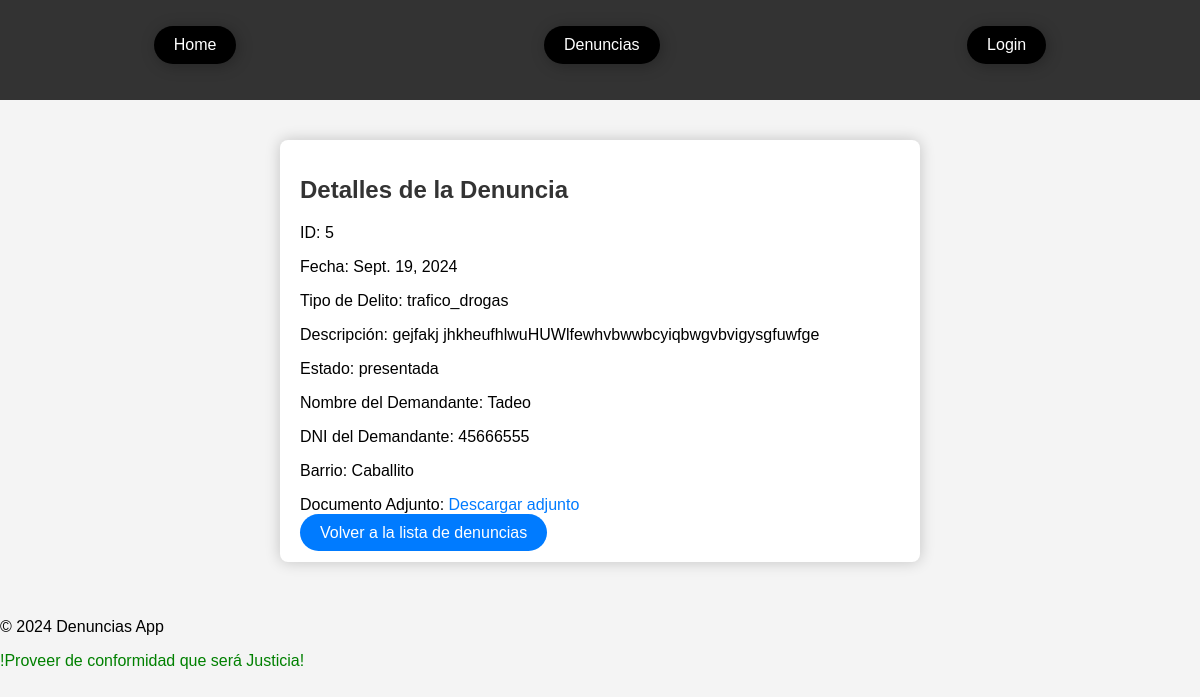
The page /denuncias/5/ on the database as committed earlier.
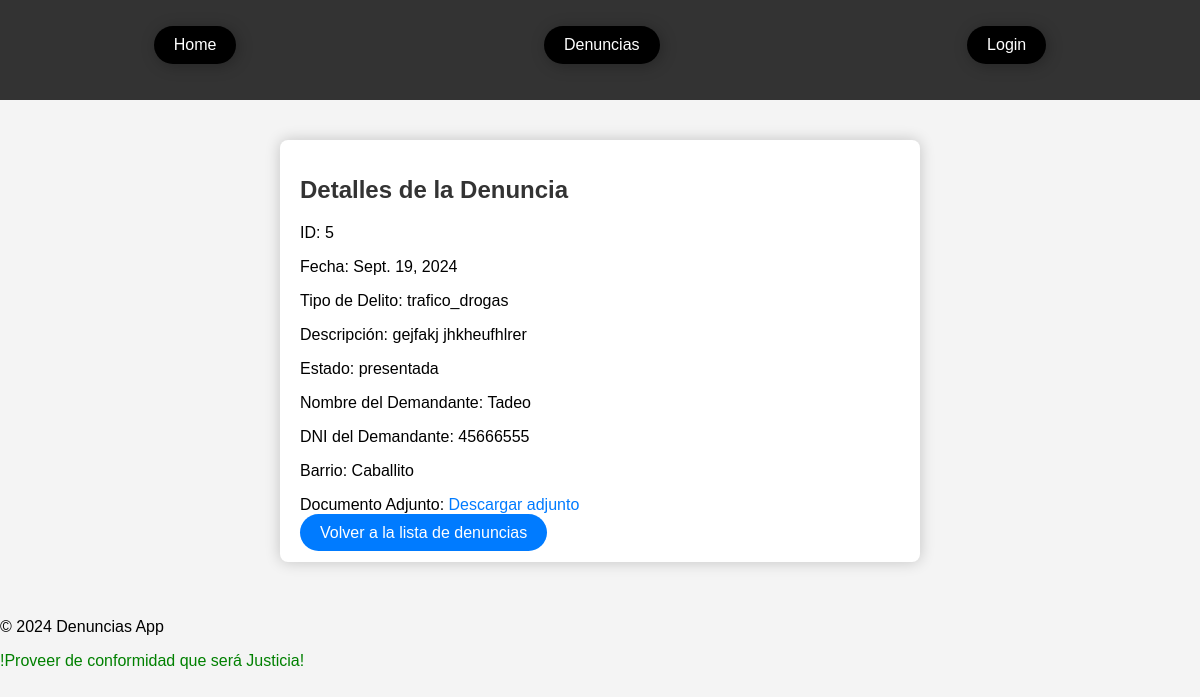
The same page on the database as committed later.
### denuncias/models.py (models this page shows, shortened)
class Denuncia(models.Model):
    archivo = models.FileField(upload_to='archivos_denuncias/', null=True, blank=True)
    TIPOS_DELITO = [
        ('robo', 'Robo'),
        ('fraude', 'Fraude'),
        ('violencia', 'Violencia'),
        ('homicidio', 'Homicidio'),
        ('secuestro', 'Secuestro'),
        ('extorsion', 'Extorsión'),
        ('trafico_drogas', 'Tráfico de Drogas'),
        ('trata_personas', 'Trata de Personas'),
        ('lesiones', 'Lesiones'),
        ('estafa', 'Estafa'),
    ]
    BARRIOS = [
        ('Agronomía', 'Agronomía'),
        ('Almagro', 'Almagro'),
        ('Balvanera', 'Balvanera'),
        ('Barracas', 'Barracas'),
        ('Belgrano', 'Belgrano'),
        ('Caballito', 'Caballito'),
        ('Chacarita', 'Chacarita'),
        ('Colegiales', 'Colegiales'),
        ('Constitución', 'Constitución'),
        ('Flores', 'Flores'),
        ('Floresta', 'Floresta'),
        ('La Boca', 'La Boca'),
        ('La Paternal', 'La Paternal'),
        ('Liniers', 'Liniers'),
        ('Mataderos', 'Mataderos'),
        ('Monserrat', 'Monserrat'),
        ('Núñez', 'Núñez'),
        ('Palermo', 'Palermo'),
        ('Parque Avellaneda', 'Parque Avellaneda'),
        ('Parque Chacabuco', 'Parque Chacabuco'),
        ('Parque Patricios', 'Parque Patricios'),
        ('Puerto Madero', 'Puerto Madero'),
        ('Recoleta', 'Recoleta'),
        ('Retiro', 'Retiro'),
        ('Saavedra', 'Saavedra'),
        ('San Cristóbal', 'San Cristóbal'),
        ('San Nicolás', 'San Nicolás'),
        ('San Telmo', 'San Telmo'),
        ('Vélez Sársfield', 'Vélez Sársfield'),
        ('Villa Crespo', 'Villa Crespo'),
        ('Villa del Parque', 'Villa del Parque'),
        ('Villa Devoto', 'Villa Devoto'),
        ('Villa Lugano', 'Villa Lugano'),
        ('Villa Luro', 'Villa Luro'),
        ('Villa Pueyrredón', 'Villa Pueyrredón'),
        ('Villa Urquiza', 'Villa Urquiza'),
    ]
    ESTADOS_DENUNCIA = [
        ('presentada', 'Presentada'),
        ('confirmada', 'Confirmada'),
        ('sentencia_definitiva', 'Sentencia Definitiva'),
    ]
    titulo = models.CharField(max_length=100)
    descripcion = models.TextField()
    nombre_demandante = models.CharField(max_length=100)
    dni_demandante = models.CharField(max_length=15)
    estado = models.CharField(max_length=20, choices=ESTADOS_DENUNCIA, default='presentada')
    tipo_delito = models.CharField(max_length=20, choices=TIPOS_DELITO)
    fecha_creacion = models.DateTimeField(auto_now_add=True)
    barrio = models.CharField(max_length=100, choices=BARRIOS)
    fecha = models.DateField(null=True)
    documento_adjunto = models.FileField(upload_to='documentos_adjuntos/')

### denuncias/views.py (the view)
# urls.py: path('<int:pk>/', views.DenunciaDetailView.as_view(), name='denuncia_detail'),
class DenunciaDetailView(DetailView):
    model = Denuncia
    template_name = 'denuncias/denuncia_detail.html'
    def get_context_data(self, **kwargs):
        context = super().get_context_data(**kwargs)
        user = self.request.user
        if user.is_authenticated:
            if user.is_superuser:
                context['can_edit'] = True
                context['can_delete'] = True
            elif user.groups.filter(name='Empleado').exists():
                context['can_edit'] = True
                context['can_delete'] = False
            else:
                context['can_edit'] = False
                context['can_delete'] = False
        else:
            context['can_edit'] = False
            context['can_delete'] = False
        return context

### denuncias/templates/denuncias/denuncia_detail.html (shortened to what this page needs)
{% extends 'base_generic.html' %}
{% block content %}
<div class="detail-container">
    <h1>Detalles de la Denuncia</h1>
    <p>ID: {{ object.id }}</p>
    <p>Fecha: {{ object.fecha }}</p>
    <p>Tipo de Delito: {{ object.tipo_delito }}</p>
    <p>Descripción: {{ object.descripcion }}</p>
    <p>Estado: {{ object.estado }}</p>
    <p>Nombre del Demandante: {{ object.nombre_demandante }}</p>
    <p>DNI del Demandante: {{ object.dni_demandante }}</p>
    <p>Barrio: {{ object.barrio }}</p>
    {% if object.documento_adjunto %}
    <p>Documento Adjunto: <a href="{{ object.documento_adjunto.url }}" target="_blank">Descargar adjunto</a></p>
    {% else %}
    <p>Documento Adjunto: No hay archivo adjunto</p>
    {% endif %}
    <a href="{% url 'denuncia_list' %}" class="back-button">Volver a la lista de denuncias</a>
</div>
{% endblock %}

Rows that differ between the two databases and show on the page:
changed Denuncia "trafico_drogas": descripcion "gejfakj jhkheufhlwuHUWlfewhvbwwbcyiqbwgvbvigysgfuwfge" → "gejfakj jhkheufhlrer"
